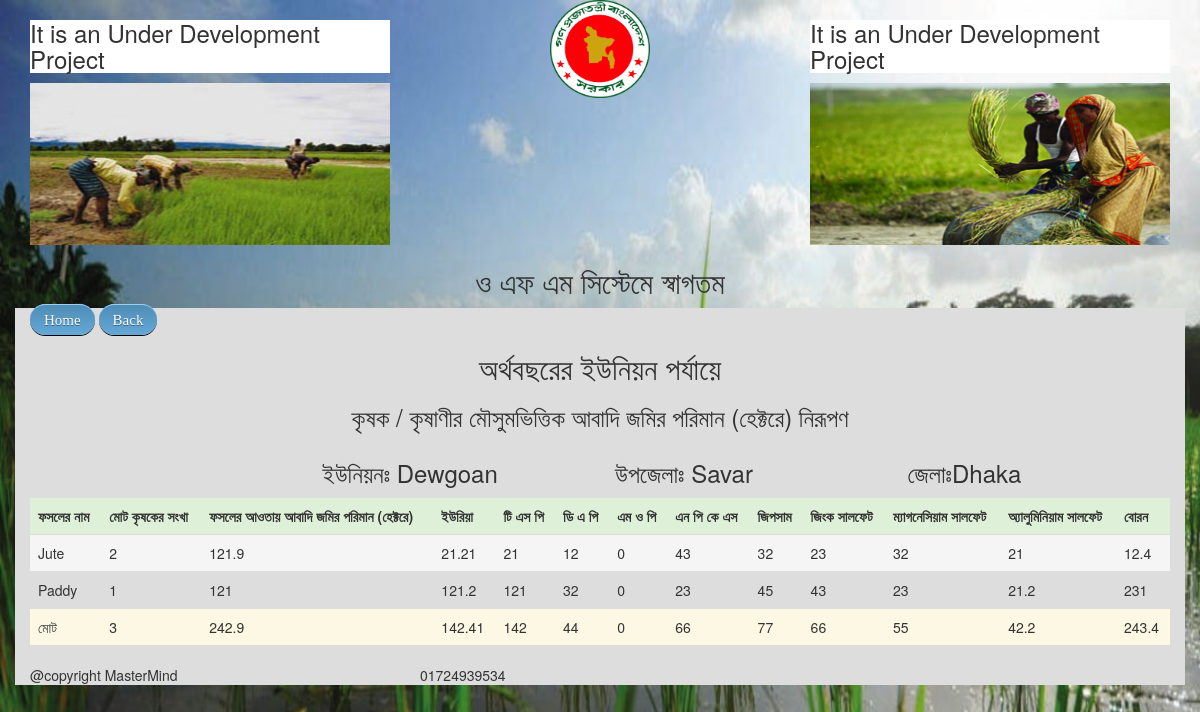
The page /sheet3_view.php (signed in) on the database its author committed.
### tables this page shows
CREATE TABLE IF NOT EXISTS `union` (
  `id` int(13) NOT NULL AUTO_INCREMENT,
  `name` text NOT NULL,
  `subdist_id` int(13) NOT NULL,
  PRIMARY KEY (`id`)
);

CREATE TABLE IF NOT EXISTS `subdistrict` (
  `id` int(13) NOT NULL AUTO_INCREMENT,
  `name` text NOT NULL,
  `dist_id` int(13) NOT NULL,
  PRIMARY KEY (`id`)
);

CREATE TABLE IF NOT EXISTS `district` (
  `id` int(13) NOT NULL AUTO_INCREMENT,
  `name` text NOT NULL,
  PRIMARY KEY (`id`)
);

CREATE TABLE IF NOT EXISTS `sheet3` (
  `id` int(13) NOT NULL AUTO_INCREMENT,
  `ecoyear` int(13) NOT NULL,
  `district` int(13) NOT NULL,
  `subdistrict` int(13) NOT NULL,
  `union_id` int(13) NOT NULL,
  `season` int(2) NOT NULL,
  `crop` int(13) NOT NULL,
  `farmers` int(13) NOT NULL,
  `land` double NOT NULL,
  `submitting_date` date NOT NULL,
  `aez` text NOT NULL,
  `boron` double NOT NULL,
  `alluminium_salfet` double NOT NULL,
  `magnesium_salfet` double NOT NULL,
  `zinc_salfet` double NOT NULL,
  `jipsam` double NOT NULL,
  `mpks` double NOT NULL,
  `mop` double NOT NULL,
  `dmp` double NOT NULL,
  `tsp` double NOT NULL,
  `uria` double NOT NULL,
  PRIMARY KEY (`id`)
);

CREATE TABLE IF NOT EXISTS `crop` (
  `id` int(13) NOT NULL AUTO_INCREMENT,
  `name` text NOT NULL,
  PRIMARY KEY (`id`)
);

### right_control.php (called while the page is built, shortened)
<?php
if (isset($_SESSION['id'])) {
    $id = $_SESSION['id'];
} else {
    $_SESSION['error_msg'] = "You Need to login first to use this application ";
    header("location:index.php");
}
?>

### report/sheet3_view.php (the view, shortened to what this page needs)
<?php
$query = mysql_query("SELECT * FROM user WHERE id= $id");
while ($row = mysql_fetch_array($query)) {
    $dist_id = $row['district'];
    $subdist_id = $row['subdistrict'];
    $union_id = $row['union_loc'];
}
$query = mysql_query("SELECT name FROM district WHERE id='" . $dist_id . "'");
if ($query) {
    $row = mysql_fetch_array($query);
    $district = $row['name'];
}
$query = mysql_query("SELECT name FROM subdistrict WHERE id='" . $subdist_id . "'");
if ($query) {
    $row = mysql_fetch_array($query);
    $subdistrict = $row['name'];
}
$query = mysql_query("SELECT name FROM `union` WHERE `id` ='" . $union_id . "'");
if ($query) {
    $row = mysql_fetch_array($query);
    $union = $row['name'];
}
?>
<div class="row">
    <div class="col-md-12">
        <div class="center-align">
            <?php echo"<h2>" . $_SESSION['ecoyear'] . " অর্থবছরের ইউনিয়ন পর্যায়ে </h2>" ?>
            <h3>কৃষক / কৃষাণীর মৌসুমভিত্তিক আবাদি জমির পরিমান (হেক্টরে) নিরূপণ</h3>
        </div>
    </div>
</div>
<div class="row">
    <div class="col-md-3">
    </div>
    <div class="col-md-3">
        <?php echo '<h3> ইউনিয়নঃ ' . $union . "</h3>"; ?>
    </div>
    <div class="col-md-3">
        <?php echo '<h3> উপজেলাঃ ' . $subdistrict . "</h3>"; ?>
    </div>
    <div class="col-md-3">
        <?php echo '<h3> জেলাঃ' . $district . "</h3>"; ?>
    </div>
</div>
<div class="row">
    <div class="col-md-12">
        <table class="table table-responsive table-hover">
            <tr class="success">
                <th>ফসলের নাম</th>
                <th>মোট কৃষকের সংখা</th>
                <th>ফসলের আওতায় আবাদি জমির পরিমান (হেক্টরে)</th>
                <th>ইউরিয়া</th>
                <th>টি এস পি</th>
                <th>ডি এ পি</th>
                <th>এম ও পি</th>
                <th>এন পি কে এস</th>
                <th>জিপসাম</th>
                <th>জিংক সালফেট</th>
                <th>ম্যাগনেসিয়াম সালফেট</th>
                <th>অ্যালুমিনিয়াম সালফেট</th>
                <th>বোরন</th>
            </tr>
            <?php
            $rc = 0;
            $farmers = 0;
            $land = 0;
            $uria = 0;
            $tsp = 0;
            $dmp = 0;
            $mop = 0;
            $mpks = 0;
            $jipsam = 0;
            $zinc_salfet = 0;
            $magnesium_salfet = 0;
            $aluminum_salfet = 0;
            $boron = 0;
            $query = mysql_query("SELECT * FROM `sheet3`WHERE union_id ='" . $union_id . "'ORDER BY id");
            while ($row = mysql_fetch_array($query)) {
                if (($rc == 0) || ($rc % 2 == 0))
                    Echo"<tr class='active'>";
                else
                    Echo"<tr class='sucess'>";
                $crop = $row['crop'];
                $sql = mysql_query("SELECT * FROM `crop`WHERE id ='" . $crop . "'");
                $data = mysql_fetch_array($sql);
                Echo "<td>" . $data['name'] . "</td>";
                Echo "<td>" . $row['farmers'] . "</td>";
                Echo "<td>" . $row['land'] . "</td>";
                Echo "<td>" . $row['uria'] . "</td>";
                Echo "<td>" . $row['tsp'] . "</td>";
                Echo "<td>" . $row['dmp'] . "</td>";
                Echo "<td>" . $row['mop'] . "</td>";
                Echo "<td>" . $row['mpks'] . "</td>";
                Echo "<td>" . $row['jipsam'] . "</td>";
                Echo "<td>" . $row['zinc_salfet'] . "</td>";
                Echo "<td>" . $row['magnesium_salfet'] . "</td>";
                Echo "<td>" . $row['alluminium_salfet'] . "</td>";
                Echo "<td>" . $row['boron'] . "</td>";
                Echo"</tr>";
                $farmers +=$row['farmers'];
                $land += $row['land'];
                $uria += $row['uria'];
                $tsp += $row['tsp'];
                $dmp +=$row['dmp'];
                $mop += $row['mop'];
                $mpks += $row['mpks'];
                $jipsam += $row['jipsam'];
                $zinc_salfet += $row['zinc_salfet'];
                $magnesium_salfet += $row['magnesium_salfet'];
                $aluminum_salfet += $row['alluminium_salfet'];
                $boron += $row['boron'];
                $rc++;
            }
            Echo"<tr class='warning'>";
            Echo "<td>মোট</td> ";
            Echo "<td>" . $farmers . "</td> ";
            Echo "<td>" . $land . "</td> ";
            Echo "<td>" . $uria . "</td> ";
            Echo "<td>" . $tsp . "</td> ";
            Echo "<td>" . $dmp . "</td> ";
            Echo "<td>" . $mop . "</td> ";
            Echo "<td>" . $mpks . "</td> ";
            Echo "<td>" . $jipsam . "</td> ";
            Echo "<td>" . $zinc_salfet . "</td> ";
            Echo "<td>" . $magnesium_salfet . "</td> ";
            Echo "<td>" . $aluminum_salfet . "</td> ";
            Echo "<td>" . $boron . "</td> ";
            ?>
        </table>
    </div>
</div>

### header.php (shortened to what this page needs)
<!DOCTYPE HTML>
<html lang="en">
    <head>
        <link href="css/bootstrap.css" rel="stylesheet" media="screen">
        <link href="css/custom.css" rel="stylesheet" media="screen">
    </head>
    <body>
        <div class="container">
            <div class="row">
                <div class="col-md-4">
                    <div class="tn"> <h3>It is an Under Development Project</h3> </div>
                    <img src="img/pic 01.jpg" alt="" class="img-responsive hidden-xs"/>
                </div>
                <div class="col-md-4">
                    <img src="img/logo.png" alt="" class="img-responsive center-img" width="100" />
                </div>
                <div class="col-md-4">
                    <div class="tn"> <h3>It is an Under Development Project</h3> </div>
                    <img src="img/pic 03.jpg" alt="" class="img-responsive hidden-xs"/>
                </div>
            </div>
            <div class="row">
                <div class="col-md-4 col-md-offset-4 center-align">
                    <h2>ও এফ এম সিস্টেমে স্বাগতম  </h2>
                </div>
            </div>
        </div>

### sheet3_view.php (shortened to what this page needs)
<?php require './header.php'; ?>
<div class="ofwhite container">
    <div class="row">
        <div class="col-md-4">
            <a class="button" href="home.php">Home</a>
            <a class="button" href="home.php#sheet3_view">Back</a>
        </div>
    </div>
    <?php require './right_control.php'; ?>
    <?php require './report/sheet3_view.php'; ?>
</div>
<?php require './footer.php'; ?>

### footer.php (shortened to what this page needs)
<div class="footer container clearfix ofwhite">
    <div class="row">
        <div class="col-md-4">
            @copyright MasterMind
        </div>
        <div class="col-md-4">
            01724939534
        </div>
        <div class="col-md-4">
        </div>
    </div>
</div>        <script src="js/jquery.js"></script>
</body>
</html>

### css/custom.css (style rules this page uses)
body { background: url('../img/background.jpg')no-repeat; background-attachment: fixed; background-size: cover; }
.center-align { text-align: center; }
.center-img { margin: 0 auto; }
.ofwhite { background: #ddd; }
.tn h3 { background: #ffffff; }
.button { border-top: 1px solid #96d1f8; background: #65a9d7; background: -webkit-gradient(linear, left top, left bottom, from(#4e8cb5), to(#65a9d7)); background: -webkit-linear-gradient(top, #4e8cb5, #65a9d7); background: -moz-linear-gradient(top, #4e8cb5, #65a9d7); background: -ms-linear-gradient(top, #4e8cb5, #65a9d7); background: -o-linear-gradient(top, #4e8cb5, #65a9d7); padding: 7px 14px; -webkit-border-radius: 22px; -moz-border-radius: 22px; border-radius: 22px; -webkit-box-shadow: rgba(0,0,0,1) 0 1px 0; -moz-box-shadow: rgba(0,0,0,1) 0 1px 0; box-shadow: rgba(0,0,0,1) 0 1px 0; text-shadow: rgba(0,0,0,.4) 0 1px 0; color: white; font-size: 15px; font-family: Georgia, Serif; text-decoration: none; vertical-align: middle; }

### rows shown on the page
union: name "Dewgoan"
subdistrict: name "Savar"
district: name "Dhaka"
sheet3: crop.name "Jute", farmers "2", land "121.9", uria "21.21", tsp "21", dmp "12", mop "0", mpks "43", jipsam "32", zinc_salfet "23", magnesium_salfet "32", alluminium_salfet "21", boron "12.4"
sheet3: crop.name "Paddy", farmers "1", land "121", uria "121.2", tsp "121", dmp "32", mop "0", mpks "23", jipsam "45", zinc_salfet "43", magnesium_salfet "23", alluminium_salfet "21.2", boron "231"

### other values the page prints
$farmers "3"
$land "242.9"
$uria "142.41"
$tsp "142"
$dmp "44"
$mop "0"
$mpks "66"
$jipsam "77"
$zinc_salfet "66"
$magnesium_salfet "55"
$aluminum_salfet "42.2"
$boron "243.4"
